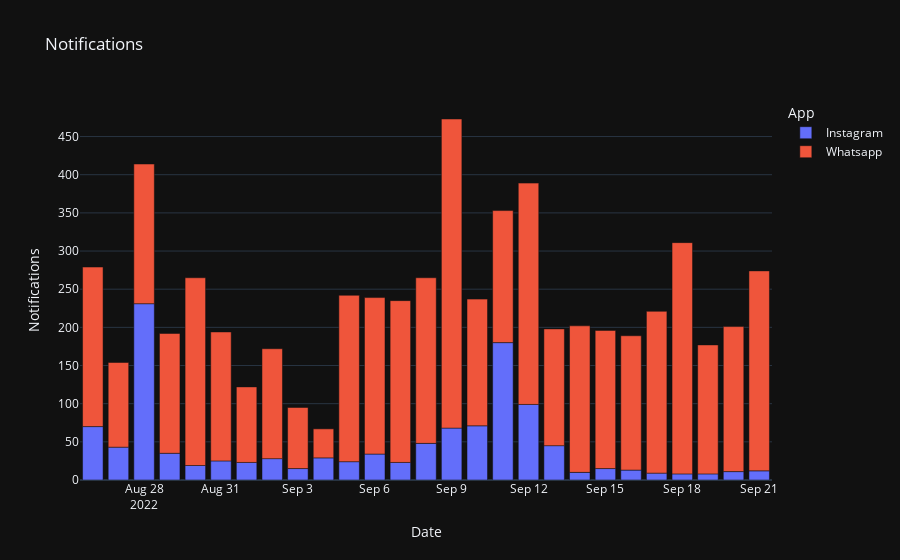

The notebook cell saved with this chart:
### Code cell
fig

### Figure 1 — Plotly figure (JSON) as saved in the notebook; plotly's stock layout.template omitted (floating-point values rounded to 4 significant figures)
{"data": [{"alignmentgroup": "True", "hovertemplate": "App=Instagram<br>Date=%{x}<br>Notifications=%{y}<extra></extra>", "legendgroup": "Instagram", "marker": {"color": "#636efa", "pattern": {"shape": ""}}, "name": "Instagram", "offsetgroup": "Instagram", "orientation": "v", "showlegend": true, "textposition": "auto", "x": ["2022-08-26T00:00:00", "2022-08-27T00:00:00", "2022-08-28T00:00:00", "2022-08-29T00:00:00", "2022-08-30T00:00:00", "2022-08-31T00:00:00", "2022-09-01T00:00:00", "2022-09-02T00:00:00", "2022-09-03T00:00:00", "2022-09-04T00:00:00", "2022-09-05T00:00:00", "2022-09-06T00:00:00", "2022-09-07T00:00:00", "2022-09-08T00:00:00", "2022-09-09T00:00:00", "2022-09-10T00:00:00", "2022-09-11T00:00:00", "2022-09-12T00:00:00", "2022-09-13T00:00:00", "2022-09-14T00:00:00", "2022-09-15T00:00:00", "2022-09-16T00:00:00", "2022-09-17T00:00:00", "2022-09-18T00:00:00", "2022-09-19T00:00:00", "2022-09-20T00:00:00", "2022-09-21T00:00:00"], "xaxis": "x", "y": [70, 43, 231, 35, 19, 25, 23, 28, 15, 29, 24, 34, 23, 48, 68, 71, 180, 99, 45, 10, 15, 13, 9, 8, 8, 11, 12], "yaxis": "y", "type": "bar"}, {"alignmentgroup": "True", "hovertemplate": "App=Whatsapp<br>Date=%{x}<br>Notifications=%{y}<extra></extra>", "legendgroup": "Whatsapp", "marker": {"color": "#EF553B", "pattern": {"shape": ""}}, "name": "Whatsapp", "offsetgroup": "Whatsapp", "orientation": "v", "showlegend": true, "textposition": "auto", "x": ["2022-08-26T00:00:00", "2022-08-27T00:00:00", "2022-08-28T00:00:00", "2022-08-29T00:00:00", "2022-08-30T00:00:00", "2022-08-31T00:00:00", "2022-09-01T00:00:00", "2022-09-02T00:00:00", "2022-09-03T00:00:00", "2022-09-04T00:00:00", "2022-09-05T00:00:00", "2022-09-06T00:00:00", "2022-09-07T00:00:00", "2022-09-08T00:00:00", "2022-09-09T00:00:00", "2022-09-10T00:00:00", "2022-09-11T00:00:00", "2022-09-12T00:00:00", "2022-09-13T00:00:00", "2022-09-14T00:00:00", "2022-09-15T00:00:00", "2022-09-16T00:00:00", "2022-09-17T00:00:00", "2022-09-18T00:00:00", "2022-09-19T00:00:00", "2022-09-20T00:00:00", "2022-09-21T00:00:00"], "xaxis": "x", "y": [209, 111, 183, 157, 246, 169, 99, 144, 80, 38, 218, 205, 212, 217, 405, 166, 173, 290, 153, 192, 181, 176, 212, 303, 169, 190, 262], "yaxis": "y", "type": "bar"}], "layout": {"xaxis": {"anchor": "y", "domain": [0.0, 1.0], "title": {"text": "Date"}}, "yaxis": {"anchor": "x", "domain": [0.0, 1.0], "title": {"text": "Notifications"}}, "legend": {"title": {"text": "App"}, "tracegroupgap": 0}, "title": {"text": "Notifications"}, "barmode": "relative"}}
